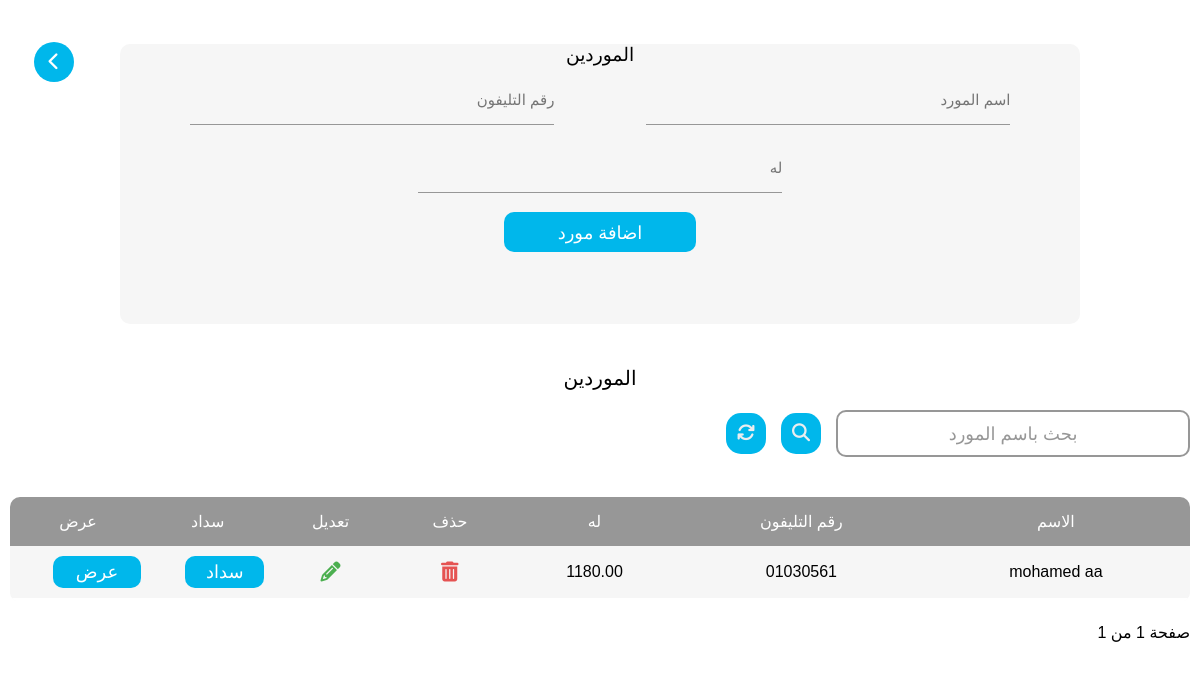
The page /suppliers (signed in) on the database its author committed.
### user/models.py (models this page shows)
class Supplier(models.Model):
    name = models.CharField(max_length=100,blank=True, null=True)
    phone = models.CharField(max_length=100, blank=True, null=True)
    for_him = models.DecimalField(max_digits=15, decimal_places=2, blank=True, null=True)

### user/views.py (the view)
# urls.py: path('suppliers',views.suppliers, name='suppliers' ),
@login_required(login_url="login")
def suppliers(request):
    page = request.GET.get('page')
    supplier_list = paginate(Supplier.objects.all(), page, per_page=30)
    if "addSupplier" in request.POST:
        return _handle_add_supplier(request)
    if 'search' in request.POST:
        search_input = request.POST.get('searchInput')
        supplier_list = list(Supplier.objects.filter(Q(name__icontains=search_input)))
    return render(request, "suppliers.html", {'suppliers': supplier_list})

### user/views.py (called while the page is built)
def paginate(queryset, page, per_page=20):
    paginator = Paginator(queryset, per_page)
    try:
        return paginator.page(page)
    except PageNotAnInteger:
        return paginator.page(1)
    except EmptyPage:
        return paginator.page(paginator.num_pages)

### templates/suppliers.html (shortened to what this page needs)
{% load static %}
<!DOCTYPE html>
<html lang="en">
<head>
    <link rel="stylesheet" href=" {% static "css/style.css" %} ">
    <link rel="stylesheet" href=" {% static "css/all.min.css" %} ">
    <link rel="stylesheet" href=" {% static "css/fontawesome.min.css" %} ">
</head>
<body>
    <div class="backcon">
        <a href="{% url "home" %}" class="backbtn"><i class="fa-solid fa-chevron-left"></i></a>
        <div class="leftcon" style="width: 100%;">
            <form method="post" action="" class="othersell">
                <h3>الموردين</h3>
                <div class="addinputs">
                    <input  name="name" type="text" id="search_bar" class="search_bar" required placeholder="اسم المورد">
                    <input  name="phone" type="number" id="search_bar" class="search_bar" placeholder="رقم التليفون">
                    <input  name="for_him" type="number" id="search_bar" class="search_bar" placeholder="له">
                </div>
                <button name="addSupplier" class="sellbtn">اضافة مورد</button>
            </form>
            <div class="status">
                <h2>الموردين</h2>
                <form method="post" action="" style="width: 100%;display: flex;align-items: center;justify-content: center;flex-direction: column;">
                    <div class="addsell">
                        <div class="wraper">
                            <div class="first">
                                <input  name="searchInput" value="{{request.POST.searchInput}}" type="text" id="search_bar" class="search_bar" required >
                                <span>بحث باسم المورد</span>
                            </div>
                        </div>
                        <button name="search" class="sellbtn" style="width: 40px;"><i class="fa-solid fa-magnifying-glass"></i></button>
                        <a href="{% url "suppliers" %}" class="sellbtn" style="width: 40px; text-align:center;"><i class="fa-solid fa-arrows-rotate"></i></a>
                    </div>
                </form>
                <div style="width: 100%; overflow: scroll; height: fit-content;">
            {% if suppliers %}
                    <table class="sellstable">
                        <thead>
                            <tr>
                                <th>الاسم</th>
                                <th>رقم التليفون</th>
                                <th> له</th>
                                <th>حذف</th>
                                <th>تعديل</th>
                                <th>سداد</th>
                                <th>عرض</th>
                            </tr>
                        </thead>
                        <tbody>
                            {% for supplier in suppliers %}
                            <tr>
                                <td>{{supplier.name}}</td>
                                <td>{{supplier.phone}}</td>
                                <td>{{supplier.for_him}}</td>
                                <td><button class="sellsdel" id="sellsdel" metadata='
                                    <form method="post" action="{% url "supplierDelete" supplier.id %}" style="width: 100%;display: flex;align-items: center;justify-content: center;flex-direction: column;">
                                        {% csrf_token %}
                                        <div class="addsell" style="padding: 20px;flex-direction:column;">
                                            <h3 style="color:#3D4B64;">حذف المورد</h3>
                                            <h3 style="color:#FF0000;">"حذف المورد سيؤدى الى حذف جميع المتعلقات بها"</h3>
                                            <br>
                                            <i class="fa-regular fa-trash-can" style="color: #ff3333;font-size: 100px;"></i>
                                            <br>
                                        </div>
                                        <button name="supplierDelete" class="sellbtn">حذف</button>
                                    </form>
                                    '><i class="fa-solid fa-trash-can"></i></button></td>
                                    <td><button class="sellsup" id="sellsup" metadata='
                                    <form method="post" action="{% url "supplierUpdate" supplier.id %}" style="width: 100%;display: flex;align-items: center;justify-content: center;flex-direction: column;">
                                        {% csrf_token %}
                                        <h3 style="color:#3D4B64;">تعديل مورد</h3>
                                        <div class="addsell"style="width: 100%;display: flex;align-items: center;justify-content: center;flex-direction: row;">
                                        <div class="wraper" style="width: 20%;">
                                                <div class="second">
                                                    <input value="{{supplier.name}}"  name="name" type="text" id="search_bar" class="search_bar" required>
                                                <span>الاسم</span>
                                            </div>
                                        </div>
                                        <div class="wraper" style="width: 20%;">
                                            <div class="second">
                                                <input value="{{supplier.phone}}"  name="phone" type="number" id="search_bar" class="search_bar" >
                                                <span>رقم التليفون</span>
                                            </div>
                                        </div>
                                        <div class="wraper" style="width: 20%;">
                                            <div class="second">
                                                <input value="{{supplier.for_him}}"  min="0" name="for_him" type="number" id="search_bar" class="search_bar" required>
                                                <span>له</span>
                                            </div>
                                        </div>
                                    </div>
                                    <button name="supplierUpdate" class="sellbtn">تعديل</button>
                                </form>
                                '><i class="fa-solid fa-pencil"></i></button></td>
                                <td><button class="sellprod" id="sellsup"  metadata='
                                    <form method="POST" action="{% url "supplierpay" supplier.id %}"style="width: 100%;display: flex;align-items: center;justify-content: center;flex-direction: column;">
                                        {% csrf_token %}
                                        <h3 style="color:#3D4B64;">سداد ديون</h3>
                                        <div class="addsell" style="width: 100%;display: flex;align-items: center;justify-content: center;flex-direction: row;">
                                            <div class="wraper" style="width: 20%;">
                                                <div class="second">
                                                    <input value="{{supplier.name}}"  name="name" type="text" id="search_bar" class="search_bar" readonly>
                                                <span>الاسم</span>
                                            </div>
                                        </div>
                                        <div class="wraper" style="width: 20%;">
                                            <div class="second">
                                                <input value="{{supplier.for_him}}"  min="0" type="number" id="search_bar" class="search_bar" readonly>
                                                <span>له</span>
                                            </div>
                                        </div>
                                        <div class="wraper" style="width: 20%;">
                                            <div class="second">
                                                <input name="paid" type="number" id="search_bar" class="search_bar" >
                                                <span>المبلغ</span>
                                            </div>
                                        </div>
                                    </div>
                                    <button name="supplierPaid" class="sellbtn">تسديد</button>
                                </form>
                                '>سداد</button></td>
                                <td><a  href="" class="sellprod" style="text-decoration: none;">عرض</a></td>
                            </tr>
                            {% endfor %}
                        </tbody>
                        </table>
                        <div class="btnnav">
                            <div>
                                <p>صفحة {{ suppliers.number }} من {{ suppliers.paginator.num_pages }}</p>
                            </div>
                        </div>
                        {% else %}
                        <h2 style="width: 100%;text-align: center;color: #303C54;margin-bottom: 20px;">لا يوجد موردين</h2>
                        {% endif %}
                    </div>
            </div>
            </div>
    </div>
</body>
</html>

### rows shown on the page
Supplier: name "mohamed aa", phone "01030561", for_him "1180.00"

### other values the page prints
{{ suppliers.paginator.num_pages }} "1"
